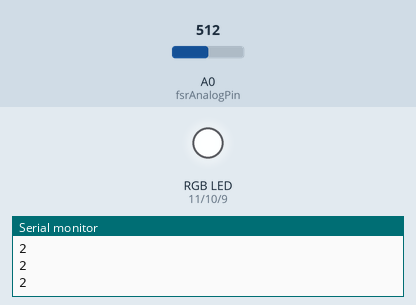
A sketch run on a simulated Arduino Uno, built with avr-gcc and run on an emulated ATmega328P. Shown: an RGB LED mixed from three pins (HIGH = lit), the last lines printed to the serial monitor. Inputs (shaded band) come from the test bench; at power-on: A0 (fsrAnalogPin) = 512.

Above: at 1.2 s.
1.3 s: A0 (fsrAnalogPin) set to 716
At 1.8 s:
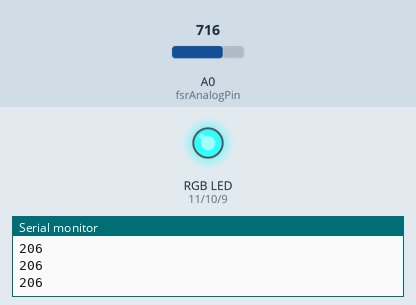
2.8 s: A0 (fsrAnalogPin) set to 750
At 3.1 s:
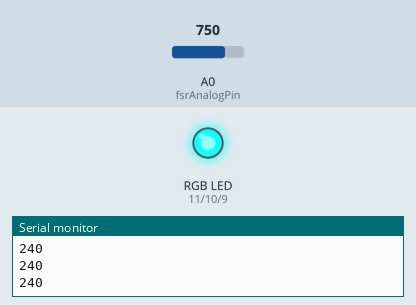
4.3 s: A0 (fsrAnalogPin) set to 772
At 5.5 s:
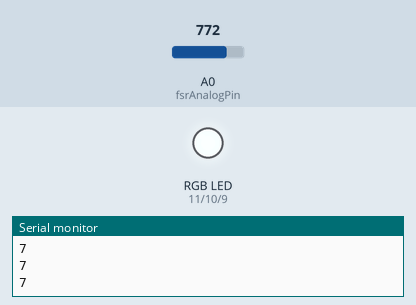
5.8 s: A0 (fsrAnalogPin) set to 900
At 6.9 s:
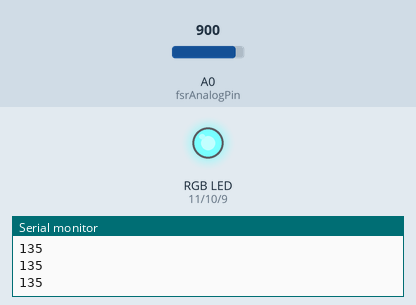
7.3 s: A0 (fsrAnalogPin) set to 122
At 8.2 s:
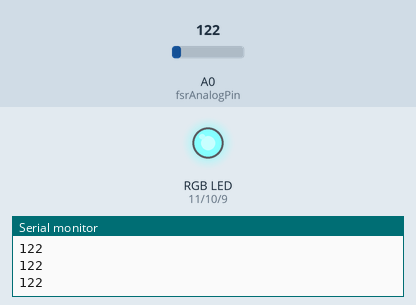
Timing chart, 0 to 9.8 s (numbered marks = the images above; inputs shaded):
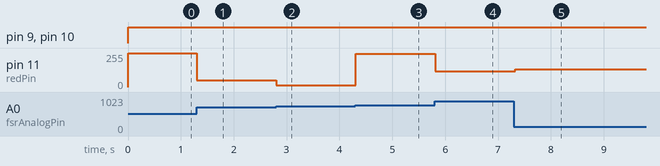

Measured:
- the behaviour switches between 764 and 765 on A0 (fsrAnalogPin) (found by bisection; images 2 and 3)
- after the input at 1.3 s, pin 11 (redPin): 253/255 → 49/255 at once
- after the input at 2.8 s, pin 11 (redPin): 49/255 → 15/255 at once
- after the input at 4.3 s, pin 11 (redPin): 15/255 → 248/255 at once
- after the input at 5.8 s, pin 11 (redPin): 248/255 → 120/255 at once
- after the input at 7.3 s, pin 11 (redPin): 120/255 → 133/255 at once

The sketch:

FSRRande.ino
```cpp
    /*
    Adafruit Arduino - Lesson 3. RGB LED
    */

    int redPin = 11;
    int greenPin = 10;
    int bluePin = 9;
    int fsrAnalogPin = 0;


    //uncomment this line if using a Common Anode LED
    #define COMMON_ANODE

    void setup()
    {
      Serial.begin(9600);
      pinMode(redPin, OUTPUT);
      pinMode(greenPin, OUTPUT);
      pinMode(bluePin, OUTPUT);
    }

    void loop()
    {
      int fsrReading = analogRead(fsrAnalogPin);

      setColor(fsrReading%255, 0, 0);  // red
    }

    void setColor(int red, int green, int blue)
    {
      Serial.println(red);
      #ifdef COMMON_ANODE
        red = 255 - red;
        green = 255 - green;
        blue = 255 - blue;
      #endif
      analogWrite(redPin, red);
      analogWrite(greenPin, green);
      analogWrite(bluePin, blue);

      delay(100);
    }
```
